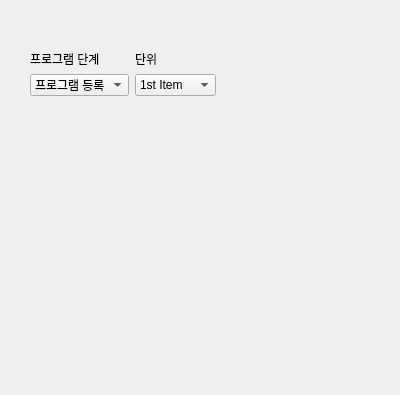
<?xml version="1.0" encoding="UTF-8"?>
<ui version="4.0">
 <class>Dialog</class>
 <widget class="QDialog" name="Dialog">
  <property name="geometry">
   <rect>
    <x>0</x>
    <y>0</y>
    <width>400</width>
    <height>395</height>
   </rect>
  </property>
  <property name="windowTitle">
   <string>Dialog</string>
  </property>
  <widget class="QWidget" name="layoutWidget">
   <property name="geometry">
    <rect>
     <x>30</x>
     <y>50</y>
     <width>186</width>
     <height>52</height>
    </rect>
   </property>
   <layout class="QFormLayout" name="formLayout_2">
    <item row="1" column="0">
     <widget class="QLabel" name="label_5">
      <property name="text">
       <string>프로그램 단계</string>
      </property>
     </widget>
    </item>
    <item row="2" column="0">
     <widget class="QComboBox" name="cmb_Test_6">
      <item>
       <property name="text">
        <string>프로그램 등록</string>
       </property>
      </item>
      <item>
       <property name="text">
        <string>사전직무운영</string>
       </property>
      </item>
      <item>
       <property name="text">
        <string>일경험 운영</string>
       </property>
      </item>
      <item>
       <property name="text">
        <string>일경험 종료</string>
       </property>
      </item>
     </widget>
    </item>
    <item row="2" column="1">
     <widget class="QComboBox" name="cmb_Test_7">
      <item>
       <property name="text">
        <string>1st Item</string>
       </property>
      </item>
      <item>
       <property name="text">
        <string>2nd Item</string>
       </property>
      </item>
      <item>
       <property name="text">
        <string>3rd Item</string>
       </property>
      </item>
     </widget>
    </item>
    <item row="1" column="1">
     <widget class="QLabel" name="label_6">
      <property name="text">
       <string>단위</string>
      </property>
     </widget>
    </item>
   </layout>
  </widget>
 </widget>
 <resources/>
 <connections/>
</ui>
